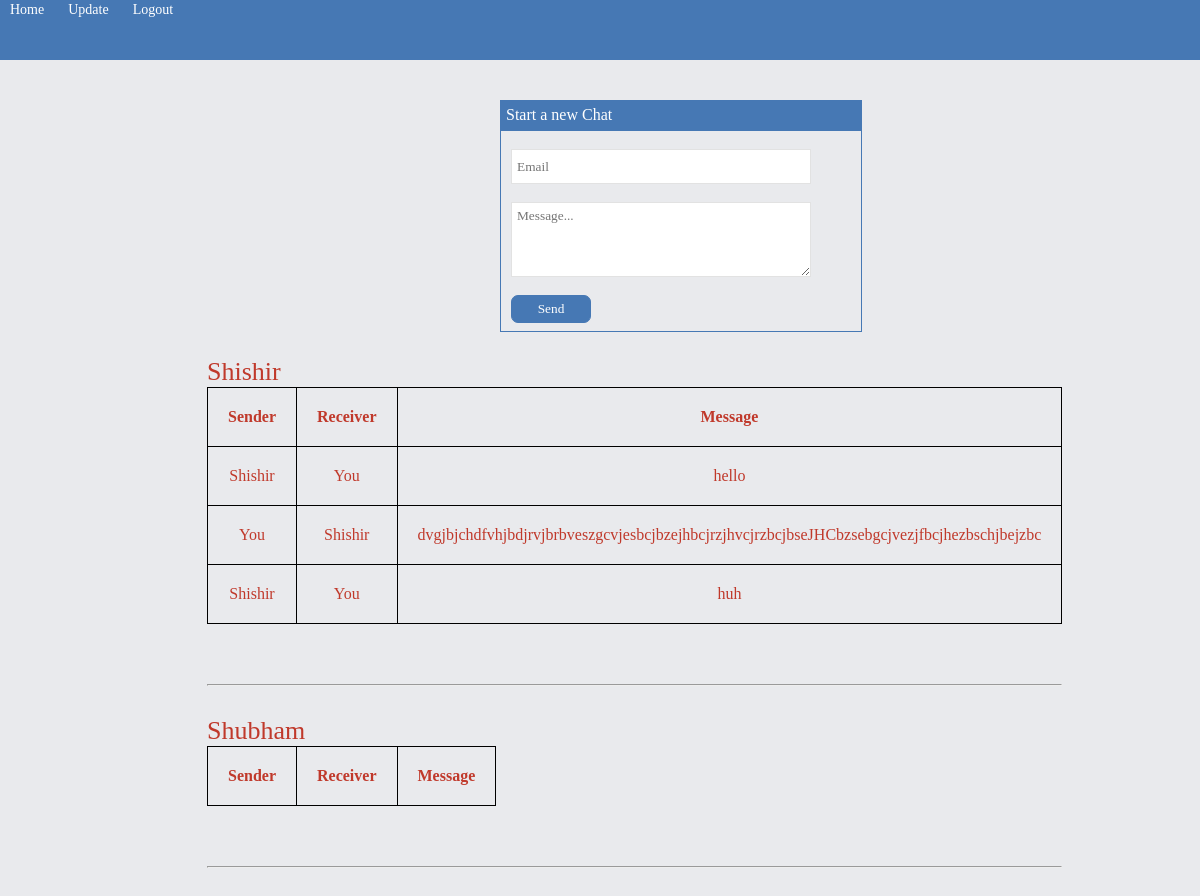
The page /Admission/messages/3/ on the database its author committed.
### Admission/models.py (models this page shows, shortened)
class Students(models.Model):
	Enrollment = models.IntegerField(default=0)
	name = models.CharField(max_length=200)
	email = models.CharField(max_length=200)
	password = models.CharField(max_length=100)
	contact = models.IntegerField(default=0)
	age = models.IntegerField(default=18)
	avatar = models.ImageField('profile picture', upload_to='static/Admission/profiles/', null=True, blank=True)

class chat(models.Model):
	sender = models.CharField(max_length=500)
	receiver = models.CharField(max_length=500)
	message = models.CharField(max_length=100000)
	senderemail = models.CharField(max_length=500,default=1)
	receiveremail = models.CharField(max_length=500,default=1)

### Admission/views.py (the view)
# urls.py: url(r'^messages/(?P<id>[0-9]+)/$',views.messages,name="messages"),
def messages(request,id):
	u = Students.objects.get(pk=id)
	u1 = chat.objects.all()
	u2 = Students.objects.all()
	return render(request,'Admission/messages.html',{'user':u,'chat':u1,'friends':u2})

### Admission/templates/Admission/messages.html (shortened to what this page needs)
{% load staticfiles %}
<link rel="stylesheet" type="text/css" href="{% static 'Admission/index.css' %}" />
<head>
</head>
<div class="header">
<div id="wrapper">
	<div id="menu">
		<a href="{% url 'Admission:home_page' user.id %}">Home</a>
		<a href="{% url 'Admission:update' user.id %}">Update</a>
		<a href="{% url 'Admission:logout_user' %}">Logout</a>
	</div>
</div>
</div>
<div style="margin-top:100px;margin-left:500px;position:absolute;height:230px;width:360px;border:1px solid rgb(70,120,180);padding:0px">
	<div style="background-color:rgb(70,120,180);color:white;height:20px;padding:5px;font-family:Catull;">
		Start a new Chat
	</div><br>
	<div style="margin-left:10px">
	<form action="{% url 'Admission:message' user.id %}" method="POST" autocomplete="on">
		<pre>
<input type="email" name="E" placeholder="Email" required><br>
<textarea name='M' id="textarea1" placeholder="Message..." required></textarea><br>
<input type="submit" value="Send">
		</pre>
	</form>
	</div>
</div>
<div id="div15">
{% for s in friends %}
{% if user.email != s.email %}
	<table>
		{{ s.name }}<br>
		<tr>
			<td><b>Sender</td>
			<td><b>Receiver</td>
			<td><b>Message</td>
		</tr>
		{% for c in chat %}
			{% if  c.senderemail ==  user.email and c.receiveremail == s.email %}
			<tr>
			 	<td>You</td>
			 	<td>{{ c.receiver }}</td>
			 	<td>{{ c.message }}</td>
			</tr>
			{% endif %}
			{% if  c.receiveremail ==  user.email and c.senderemail == s.email %}
			<tr>
			 	<td>{{ c.sender }}</td>
			 	<td>You</td>
				<td>{{ c.message }}</td>
			</tr>
			{% endif %}
		{% endfor %}
	</table>
	<br><br><hr><br>
{% endif %}
{% endfor %}
</div>

### Admission/static/Admission/index.css (style rules this page uses)
* { margin:0px; padding:0px; font-family: Catull; }
.header { background-color: rgb(70,120,180); height: 60px; border-bottom: 0px; padding-left: auto; padding-right: auto; width: 100%; position: fixed; z-index: 2; }
#wrapper { margin-left: auto; margin-right: auto; width: 1000px; padding-top: 0px; padding-bottom: 0px; position: fixed; }
#menu a { color:white; text-decoration: none; font-size: 14px; background-repeat: no-repeat; padding-top: 19px; padding-bottom: 22px; padding-left: 10px; padding-right: 10px; }
input[type="text"],input[type="number"],input[type="password"],input[type="email"] { border: 1px solid #E2E2E2; width: 300px; height: 35px; padding: 5px; color:rgb(70,120,180); }
input[type="submit"] { background-color: rgb(70,120,180); border-radius: 7px; color:white; border: 1px solid rgb(70,120,180); padding: 5px; width:80px; }
#textarea1 { border: 1px solid #E2E2E2; width: 300px; height: 75px; padding: 5px; color:rgb(70,120,180); }
#div15 { margin-top: 350px; position: absolute; margin-left: 200px; font-family: Catull; border-radius: 7px; padding: 7px; color: rgb(192,57,43); font-size: 26px; }

### Admission/templates/Admission/messages.html (style rules this page uses)
table, th, td { border: 1px solid black; border-collapse: collapse; }
th, td { padding: 20px; text-align: center; color: rgb(192,57,43); }

### rows shown on the page
chat: sender "Shishir", message "hello"
chat: receiver "Shishir", message "dvgjbjchdfvhjbdjrvjbrbveszgcvjesbcjbzejhbcjrzjhvcjrzbcjbseJHCbzsebgcjvezjfbcjhezbschjbejzbc"
chat: sender "Shishir", message "huh"
